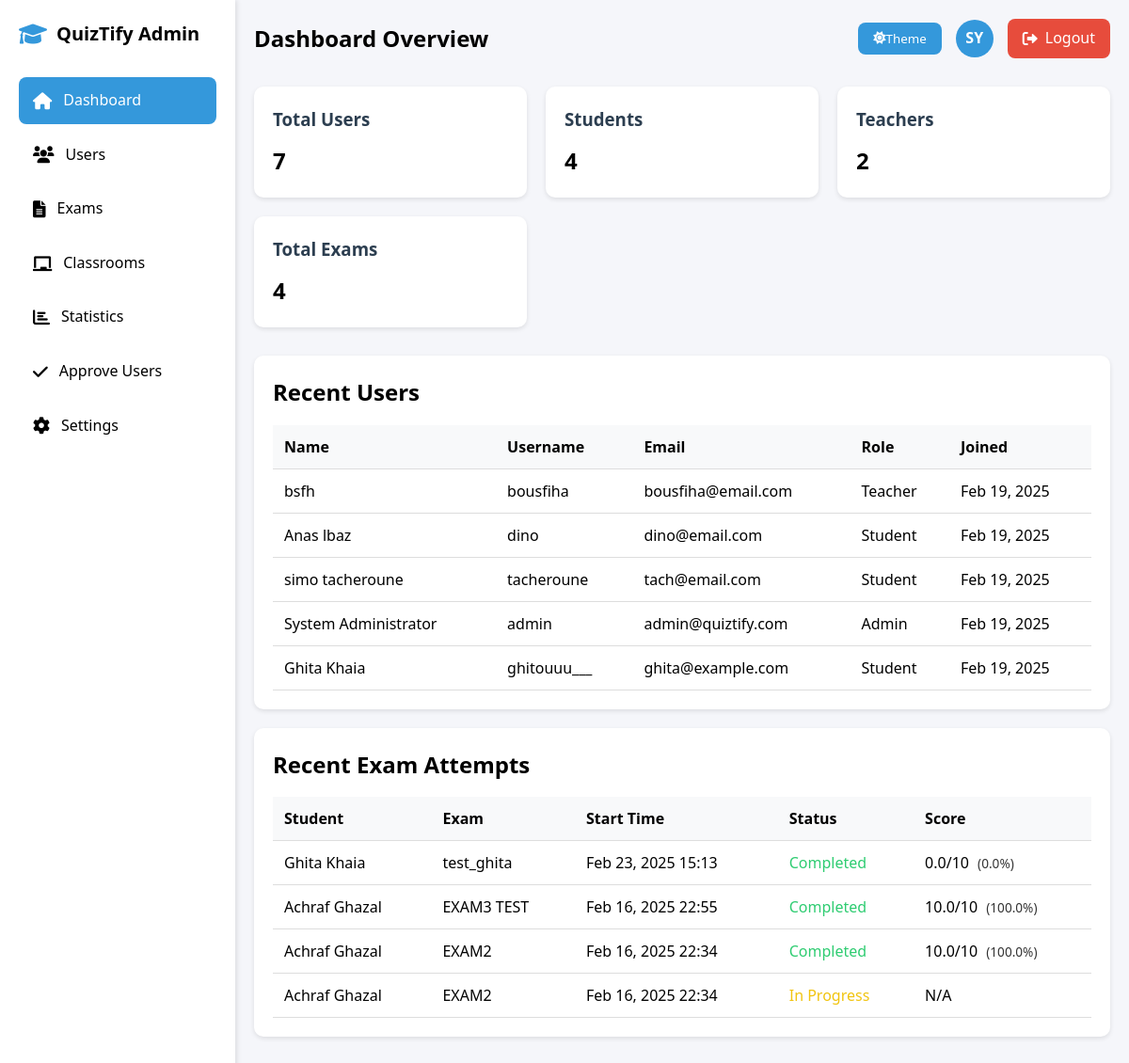
Page /admin/dashboard.php (signed in) on the earlier database version.
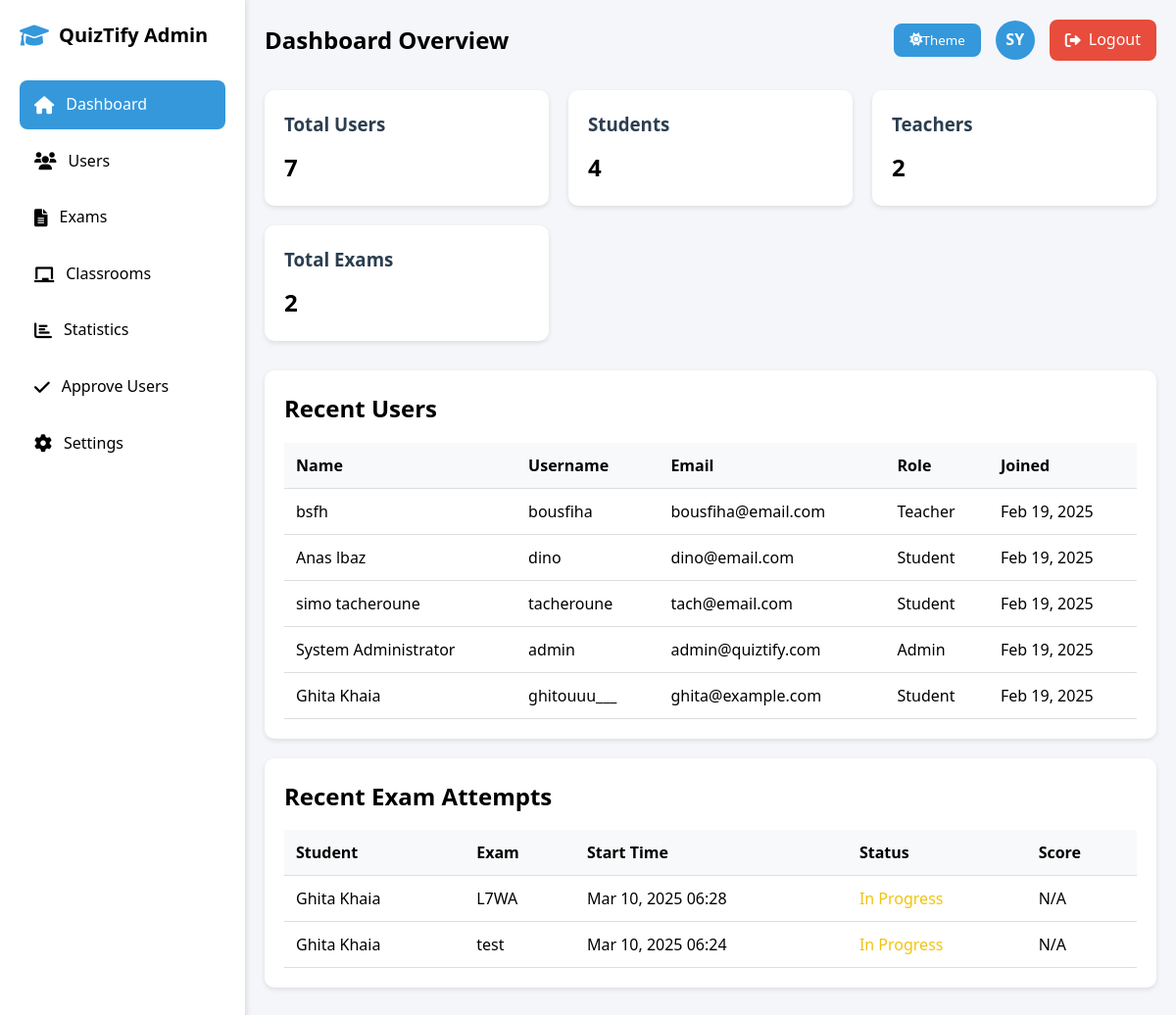
Same page on the later database version.
### tables this page shows
CREATE TABLE `users` (
  `id` int(11) NOT NULL,
  `username` varchar(50) NOT NULL,
  `password` varchar(255) NOT NULL,
  `email` varchar(100) NOT NULL,
  `role` enum('admin','teacher','student') NOT NULL DEFAULT 'student',
  `department` varchar(100) DEFAULT NULL,
  `status` enum('active','inactive') NOT NULL DEFAULT 'active',
  `full_name` varchar(100) NOT NULL,
  `created_at` timestamp NOT NULL DEFAULT current_timestamp(),
  `last_login` timestamp NULL DEFAULT NULL,
  `classroom_id` int(11) DEFAULT NULL,
  `is_approved` tinyint(1) DEFAULT 0
);

CREATE TABLE `exam_attempts` (
  `id` int(11) NOT NULL,
  `exam_id` int(11) NOT NULL,
  `student_id` int(11) NOT NULL,
  `start_time` datetime NOT NULL,
  `end_time` datetime DEFAULT NULL,
  `is_completed` tinyint(1) DEFAULT 0,
  `score` decimal(5,2) DEFAULT NULL,
  `graded_by` int(11) DEFAULT NULL,
  `created_at` timestamp NOT NULL DEFAULT current_timestamp(),
  `published` tinyint(1) NOT NULL DEFAULT 0,
  `teacher_feedback` text DEFAULT NULL,
  `graded_at` timestamp NULL DEFAULT NULL,
  `violations` int(11) DEFAULT 0
);

CREATE TABLE `exams` (
  `id` int(11) NOT NULL,
  `title` varchar(255) NOT NULL,
  `description` text DEFAULT NULL,
  `is_published` tinyint(1) NOT NULL DEFAULT 0,
  `start_date` datetime NOT NULL,
  `end_date` datetime NOT NULL,
  `created_by` int(11) NOT NULL,
  `created_at` timestamp NOT NULL DEFAULT current_timestamp(),
  `total_points` enum('10','20','40','100') NOT NULL DEFAULT '10',
  `attempts_allowed` int(11) NOT NULL DEFAULT 1,
  `passing_score` int(11) NOT NULL DEFAULT 60,
  `has_timer` tinyint(1) DEFAULT 0,
  `duration_minutes` int(11) DEFAULT NULL
);

### admin/dashboard.php (the view, shortened to what this page needs)
<?php
try {
    $conn = getDBConnection();
    $stats = [
        'total_users' => $conn->query("SELECT COUNT(*) FROM users")->fetchColumn(),
        'total_students' => $conn->query("SELECT COUNT(*) FROM users WHERE role = 'student'")->fetchColumn(),
        'total_teachers' => $conn->query("SELECT COUNT(*) FROM users WHERE role = 'teacher'")->fetchColumn(),
        'total_exams' => $conn->query("SELECT COUNT(*) FROM exams")->fetchColumn(),
        'total_classrooms' => $conn->query("SELECT COUNT(*) FROM classrooms")->fetchColumn(),
        'total_attempts' => $conn->query("SELECT COUNT(*) FROM exam_attempts")->fetchColumn()
    ];
    $recent_users = $conn->query("
        SELECT id, username, email, role, full_name, created_at
        FROM users
        ORDER BY created_at DESC
        LIMIT 5
    ")->fetchAll(PDO::FETCH_ASSOC);
    $recent_attempts = $conn->query("
        SELECT
            ea.*,
            u.username,
            u.full_name,
            e.title as exam_title,
            e.total_points
        FROM exam_attempts ea
        JOIN users u ON ea.student_id = u.id
        JOIN exams e ON ea.exam_id = e.id
        ORDER BY ea.start_time DESC
        LIMIT 5
    ")->fetchAll(PDO::FETCH_ASSOC);
} catch(PDOException $e) {
    die("Error: " . $e->getMessage());
}
function calculatePoints($percentage, $total_points) {
    return ($percentage / 100) * $total_points;
}
$userInitials = isset($_SESSION['full_name']) ? strtoupper(substr($_SESSION['full_name'], 0, 2)) : 'A';
?>
<!DOCTYPE html>
<html lang="en">
<head>
    <link rel="stylesheet" href="https://cdnjs.cloudflare.com/ajax/libs/font-awesome/6.0.0/css/all.min.css">
</head>
<body>
    <div class="dashboard-container">
        <div class="sidebar">
            <div class="logo">
                <i class="fas fa-graduation-cap"></i>
                <h2>QuizTify Admin</h2>
            </div>
            <nav>
                <a href="dashboard.php" class="nav-link active">
                    <i class="fas fa-home"></i> Dashboard
                </a>
                <a href="users.php" class="nav-link">
                    <i class="fas fa-users"></i> Users
                </a>
                <a href="exams.php" class="nav-link">
                    <i class="fas fa-file-alt"></i> Exams
                </a>
                <a href="classrooms.php" class="nav-link">
                    <i class="fas fa-chalkboard"></i> Classrooms
                </a>
                <a href="statistics.php" class="nav-link">
                    <i class="fas fa-chart-bar"></i> Statistics
                </a>
                <a href="approve_users.php" class="nav-link">
    <i class="fas fa-check"></i> Approve Users
</a>
                <a href="settings.php" class="nav-link">
                    <i class="fas fa-cog"></i> Settings
                </a>
            </nav>
        </div>
        <div class="main-content">
            <div class="header">
                <h1 class="page-title">Dashboard Overview</h1>
                <div class="user-menu">
                    <button id="theme-toggle" class="theme-toggle">
                        <i class="fas fa-moon"></i> Theme
                    </button>
                    <div class="user-avatar">
                        <?php echo $userInitials; ?>
                    </div>
                    <a href="../logout.php" class="logout-btn">
                        <i class="fas fa-sign-out-alt"></i> Logout
                    </a>
                </div>
            </div>
            <div class="stats-grid">
                <div class="stat-card">
                    <h3>Total Users</h3>
                    <p class="stat-number"><?php echo $stats['total_users']; ?></p>
                </div>
                <div class="stat-card">
                    <h3>Students</h3>
                    <p class="stat-number"><?php echo $stats['total_students']; ?></p>
                </div>
                <div class="stat-card">
                    <h3>Teachers</h3>
                    <p class="stat-number"><?php echo $stats['total_teachers']; ?></p>
                </div>
                <div class="stat-card">
                    <h3>Total Exams</h3>
                    <p class="stat-number"><?php echo $stats['total_exams']; ?></p>
                </div>
            </div>
            <div class="recent-activity">
                <h2>Recent Users</h2>
                <table class="table">
                    <thead>
                        <tr>
                            <th>Name</th>
                            <th>Username</th>
                            <th>Email</th>
                            <th>Role</th>
                            <th>Joined</th>
                        </tr>
                    </thead>
                    <tbody>
                        <?php foreach ($recent_users as $user): ?>
                        <tr>
                            <td><?php echo htmlspecialchars($user['full_name']); ?></td>
                            <td><?php echo htmlspecialchars($user['username']); ?></td>
                            <td><?php echo htmlspecialchars($user['email']); ?></td>
                            <td><?php echo ucfirst(htmlspecialchars($user['role'])); ?></td>
                            <td><?php echo date('M d, Y', strtotime($user['created_at'])); ?></td>
                        </tr>
                        <?php endforeach; ?>
                    </tbody>
                </table>
            </div>
            <div class="recent-activity">
                <h2>Recent Exam Attempts</h2>
                <table class="table">
                    <thead>
                        <tr>
                            <th>Student</th>
                            <th>Exam</th>
                            <th>Start Time</th>
                            <th>Status</th>
                            <th>Score</th>
                        </tr>
                    </thead>
                    <tbody>
                        <?php foreach ($recent_attempts as $attempt): ?>
                        <tr>
                            <td><?php echo htmlspecialchars($attempt['full_name']); ?></td>
                            <td><?php echo htmlspecialchars($attempt['exam_title']); ?></td>
                            <td><?php echo date('M d, Y H:i', strtotime($attempt['start_time'])); ?></td>
                            <td>
                                <?php if ($attempt['is_completed']): ?>
                                    <span style="color: var(--success-color);">Completed</span>
                                <?php else: ?>
                                    <span style="color: var(--warning-color);">In Progress</span>
                                <?php endif; ?>
                            </td>
                            <td>
                                <?php if ($attempt['is_completed'] && isset($attempt['score'])): ?>
                                    <?php
                                    $points = calculatePoints($attempt['score'], $attempt['total_points']);
                                    echo number_format($points, 1) . '/' . $attempt['total_points'];
                                    ?>
                                    <small class="percentage">(<?php echo number_format($attempt['score'], 1); ?>%)</small>
                                <?php else: ?>
                                    N/A
                                <?php endif; ?>
                            </td>
                        </tr>
                        <?php endforeach; ?>
                    </tbody>
                </table>
            </div>
        </div>
    </div>
</body>
</html>

### admin/dashboard.php (style rules this page uses)
:root { --primary-color: #2c3e50; --secondary-color: #3498db; --success-color: #2ecc71; --danger-color: #e74c3c; --warning-color: #f1c40f; --light-color: #ecf0f1; --dark-color: rgb(0, 0, 0); --background-color: #f5f6fa; --text-color: rgb(0, 0, 0); --card-bg: #ffffff; --border-color: #ddd; --table-header-bg: #f8f9fa; --sidebar-bg: #ffffff; --sidebar-width: 250px; --nav-hover-bg: #f0f0f0; }
* { margin: 0; padding: 0; box-sizing: border-box; font-family: 'Segoe UI', Tahoma, Geneva, Verdana, sans-serif; }
body { background-color: var(--background-color); color: var(--text-color); transition: all 0.3s ease; line-height: 1.6; }
.dashboard-container { display: flex; min-height: 100vh; }
.sidebar { width: var(--sidebar-width); background: var(--sidebar-bg); padding: 20px; box-shadow: 2px 0 5px rgba(0,0,0,0.1); transition: all 0.3s ease; }
.logo { display: flex; align-items: center; gap: 10px; margin-bottom: 30px; }
.logo i { color: var(--secondary-color); font-size: 24px; }
.logo h2 { color: var(--text-color); font-size: 20px; }
.main-content { flex: 1; padding: 20px; transition: all 0.3s ease; }
.header { display: flex; justify-content: space-between; align-items: center; margin-bottom: 30px; }
.page-title { font-size: 24px; color: var(--text-color); }
.user-menu { display: flex; align-items: center; gap: 15px; }
.user-avatar { width: 40px; height: 40px; background: var(--secondary-color); border-radius: 50%; display: flex; align-items: center; justify-content: center; color: white; font-weight: bold; }
.stats-grid { display: grid; grid-template-columns: repeat(auto-fit, minmax(250px, 1fr)); gap: 20px; margin-bottom: 30px; }
.stat-card { background: var(--card-bg); padding: 20px; border-radius: 10px; box-shadow: 0 2px 5px rgba(0,0,0,0.1); transition: all 0.3s ease; }
.stat-card h3 { color: var(--primary-color); margin-bottom: 10px; }
.stat-number { font-size: 24px; font-weight: 600; color: var(--text-color); }
.recent-activity { background: var(--card-bg); padding: 20px; border-radius: 10px; box-shadow: 0 2px 5px rgba(0,0,0,0.1); margin-bottom: 20px; transition: all 0.3s ease; }
.table { width: 100%; border-collapse: collapse; margin-top: 15px; }
.table th, .table td { padding: 12px; text-align: left; border-bottom: 1px solid var(--border-color); }
.table th { background-color: var(--table-header-bg); font-weight: 600; color: var(--text-color); }
.nav-link { display: flex; align-items: center; padding: 12px 15px; color: var(--text-color); text-decoration: none; border-radius: 8px; margin-bottom: 8px; transition: all 0.3s ease; }
.nav-link i { margin-right: 12px; font-size: 18px; }
.nav-link.active { background: var(--secondary-color); color: white; }
.theme-toggle { display: flex; align-items: center; justify-content: center; padding: 8px 16px; border: none; border-radius: 8px; background: var(--secondary-color); color: white; cursor: pointer; transition: all 0.3s ease; }
.logout-btn { background: var(--danger-color); color: white; padding: 8px 16px; border-radius: 8px; text-decoration: none; transition: all 0.3s ease; display: inline-flex; align-items: center; gap: 8px; }
table th, table td { color: var(--text-color); }
.percentage { color: var(--text-color); font-size: 0.85em; margin-left: 5px; opacity: 0.8; }

Differences in the rows shown:
removed exam_attempts: users.full_name "Ghita Khaia", exam.title "test_ghita", start_time "Feb 23, 2025 15:13", is_completed "Completed", score.total_points "0.0", exam.total_points "10", score "0.0"
removed exam_attempts: users.full_name "Achraf Ghazal", exam.title "EXAM3 TEST", start_time "Feb 16, 2025 22:55", is_completed "Completed", score.total_points "10.0", exam.total_points "10", score "100.0"
removed exam_attempts: users.full_name "Achraf Ghazal", exam.title "EXAM2", start_time "Feb 16, 2025 22:34", is_completed "Completed", score.total_points "10.0", exam.total_points "10", score "100.0"
removed exam_attempts: users.full_name "Achraf Ghazal", exam.title "EXAM2", start_time "Feb 16, 2025 22:34", is_completed "In Progress"
added exam_attempts: student.full_name "Ghita Khaia", exam.title "L7WA", start_time "Mar 10, 2025 06:28", is_completed "In Progress"
added exam_attempts: student.full_name "Ghita Khaia", exam.title "test", start_time "Mar 10, 2025 06:24", is_completed "In Progress"
Other differences:
$stats['total_exams']: "4" → "2"
